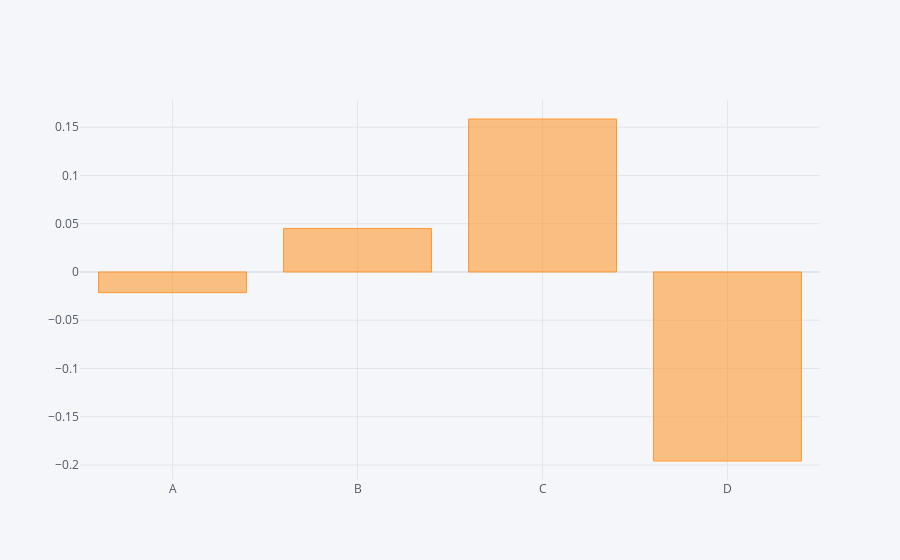

The code cell stored with this chart in its notebook:
### Code cell
df.mean().iplot(kind='bar')

### Figure 1 — Plotly figure (JSON) as saved in the notebook; plotly's stock layout.template omitted (floating-point values rounded to 4 significant figures)
{"data": [{"marker": {"color": "rgba(255, 153, 51, 0.6)", "line": {"color": "rgba(255, 153, 51, 1.0)", "width": 1}}, "name": "None", "orientation": "v", "text": "", "type": "bar", "x": ["A", "B", "C", "D"], "y": [-0.02141, 0.04512, 0.1585, -0.1958]}], "layout": {"legend": {"bgcolor": "#F5F6F9", "font": {"color": "#4D5663"}}, "paper_bgcolor": "#F5F6F9", "plot_bgcolor": "#F5F6F9", "title": {"font": {"color": "#4D5663"}}, "xaxis": {"gridcolor": "#E1E5ED", "showgrid": true, "tickfont": {"color": "#4D5663"}, "title": {"font": {"color": "#4D5663"}, "text": ""}, "zerolinecolor": "#E1E5ED"}, "yaxis": {"gridcolor": "#E1E5ED", "showgrid": true, "tickfont": {"color": "#4D5663"}, "title": {"font": {"color": "#4D5663"}, "text": ""}, "zerolinecolor": "#E1E5ED"}}}
